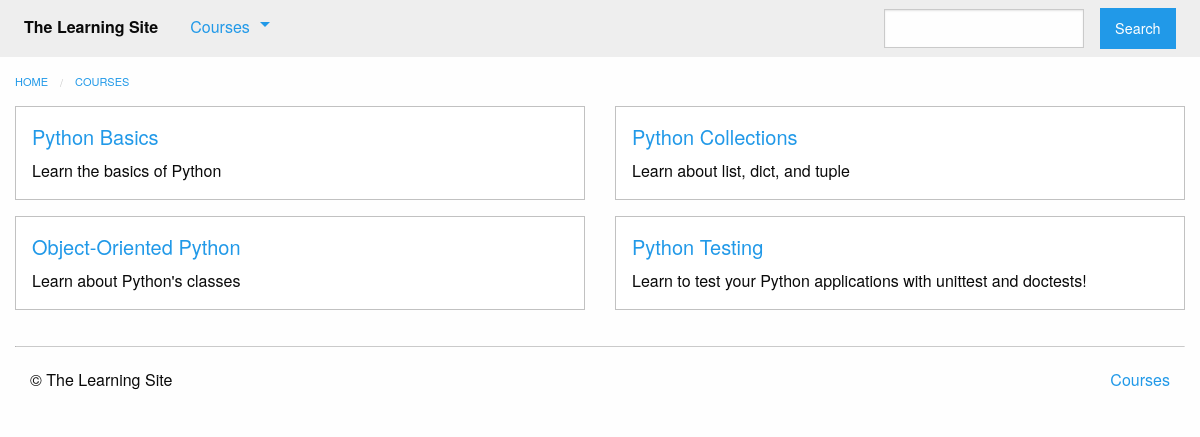
The app's page /courses/, older data.
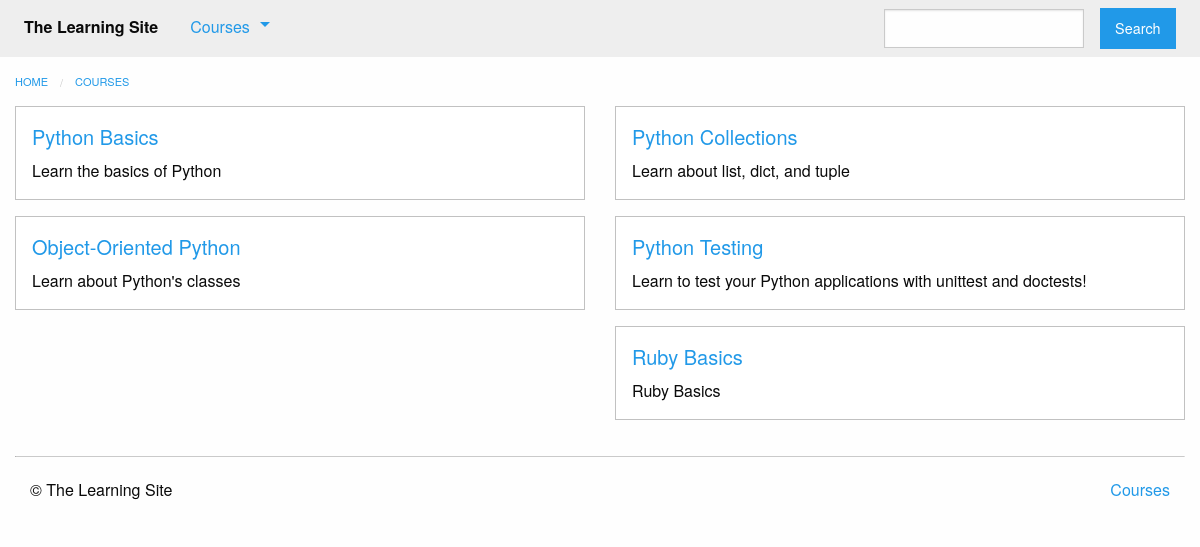
The same page, newer data.
### courses/models.py (models this page shows, shortened)
class Course(models.Model):
    created_at = models.DateTimeField(auto_now_add=True)
    title = models.CharField(max_length=255)
    description = models.TextField()
    is_live = models.BooleanField(default=False)

### courses/views.py (the view)
def course_list(request):
    courses = models.Course.objects.all()
    return render(request, 'courses/course_list.html', {'courses': courses})

### courses/templatetags/course_extras.py (called while the page is built)
@register.inclusion_tag('courses/course_nav.html')
def nav_courses_list():
    courses = Course.objects.all()[:5]
    return {'courses': courses}

### courses/templates/courses/course_list.html (shortened to what this page needs)
{% extends "courses/layout.html" %}
{% block content %}
    <div class="row columns">
        {{ block.super }}
    </div>
    <div class="row">
        {%  for course in courses %}
            <div class="small-6 columns">
                <div class="callout">
                    <h5><a href="{% url 'courses:detail' pk=course.pk %}">{{ course.title }}</a></h5>
                    <div class="card-copy">
                        {{ course.description }}
                    </div>
                </div>
            </div>
            {% if forloop.counter|divisibleby:"2" %}
                </div>
                <div class="row">
            {% endif %}
        {% endfor %}
    </div>
{% endblock %}

### courses/templates/courses/layout.html (shortened to what this page needs)
{% extends "layout.html" %}
{% block content %}
    <ul class="breadcrumbs">
        <li><a href="{% url 'home' %}">Home</a></li>
        <li><a href="{% url 'courses:list' %}">Courses</a></li>
    </ul>
{% endblock %}

### templates/layout.html (shortened to what this page needs)
<!doctype html>
{% load static from staticfiles %}
{% load course_extras %}
<html class="no-js" lang="en">
    <head>
        <link rel="stylesheet" href="{% static 'css/foundation.min.css' %}">
        <link rel="stylesheet" href="{% static 'css/layout.css' %}">
    </head>
    <body>
        <nav class="top-bar" role="navigation">
            <section class="top-bar-left">
                <ul class="dropdown menu" data-dropdown-menu role="menubar">
                    <li class="menu-text">The Learning Site</li>
                    <li class="has-submenu">
                        <a href="#">Courses</a>
                    </li>
                </ul>
            </section>
            <section class="top-bar-right">
                <ul class="menu">
                    <li><input type="search"></li>
                    <li><button type="button" class="button">Search</button></li>
                </ul>
            </section>
        </nav>
        {% block content %}{% endblock %}
        <footer class="row columns">
            <hr/>
            <div class="small-6 columns">
                <p>&copy; The Learning Site</p>
            </div>
            <div class="small-6 columns">
                <ul class="inline-list no-bullet float-right">
                    <li><a href="{% url 'courses:list' %}">Courses</a></li>
                </ul>
            </div>
        </footer>
    </body>
</html>

### assets/css/layout.css (style rules this page uses)
.top-bar { margin-bottom: 1rem; }

Row changes from the older to the newer data that the page shows:
added Course: title "Ruby Basics", description "Ruby Basics"
